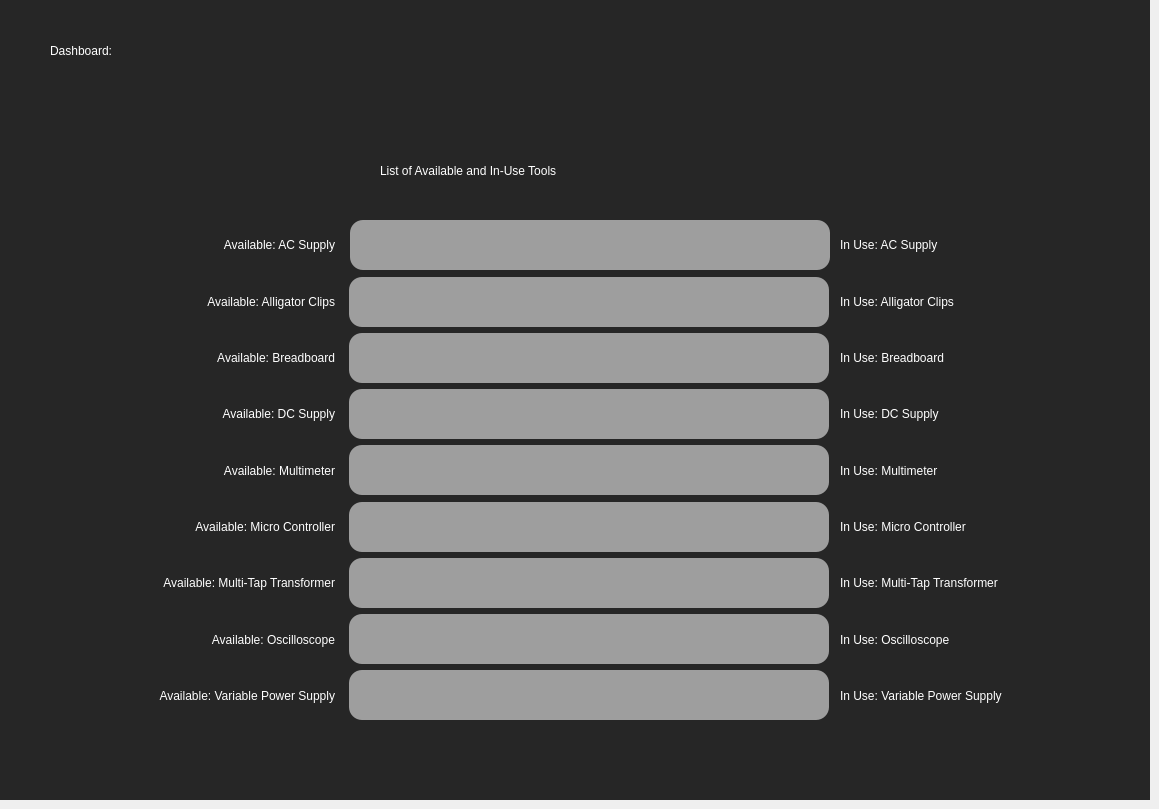
    <widget class="QWidget" name="page_dashboard">
     <property name="styleSheet">
      <string notr="true"/>
     </property>
     <widget class="QWidget" name="widget_dashboard" native="true">
      <property name="geometry">
       <rect>
        <x>0</x>
        <y>0</y>
        <width>1150</width>
        <height>800</height>
       </rect>
      </property>
      <property name="styleSheet">
       <string notr="true">background-color: rgb(38, 38, 38);</string>
      </property>
      <widget class="QWidget" name="layoutWidget_21">
       <property name="geometry">
        <rect>
         <x>20</x>
         <y>220</y>
         <width>315</width>
         <height>501</height>
        </rect>
       </property>
       <layout class="QVBoxLayout" name="available_dboard">
        <item>
         <widget class="QLabel" name="label_availableACSupply_dboard">
          <property name="styleSheet">
           <string notr="true">font: 700 14pt &quot;Palatino Linotype&quot;;
color:white;</string>
          </property>
          <property name="frameShape">
           <enum>QFrame::NoFrame</enum>
          </property>
          <property name="text">
           <string>Available: AC Supply</string>
          </property>
          <property name="alignment">
           <set>Qt::AlignRight|Qt::AlignTrailing|Qt::AlignVCenter</set>
          </property>
         </widget>
        </item>
        <item>
         <widget class="QLabel" name="label_availableAlligatorClips_dboard">
          <property name="styleSheet">
           <string notr="true">font: 700 14pt &quot;Palatino Linotype&quot;;
color:white;</string>
          </property>
          <property name="frameShape">
           <enum>QFrame::NoFrame</enum>
          </property>
          <property name="text">
           <string>Available: Alligator Clips</string>
          </property>
          <property name="alignment">
           <set>Qt::AlignRight|Qt::AlignTrailing|Qt::AlignVCenter</set>
          </property>
         </widget>
        </item>
        <item>
         <widget class="QLabel" name="label_availableBreadboard_dboard">
          <property name="styleSheet">
           <string notr="true">font: 700 14pt &quot;Palatino Linotype&quot;;
color:white;</string>
          </property>
          <property name="frameShape">
           <enum>QFrame::NoFrame</enum>
          </property>
          <property name="text">
           <string>Available: Breadboard</string>
          </property>
          <property name="alignment">
           <set>Qt::AlignRight|Qt::AlignTrailing|Qt::AlignVCenter</set>
          </property>
         </widget>
        </item>
        <item>
         <widget class="QLabel" name="label_availableDCSupply_dboard">
          <property name="styleSheet">
           <string notr="true">font: 700 14pt &quot;Palatino Linotype&quot;;
color:white;</string>
          </property>
          <property name="frameShape">
           <enum>QFrame::NoFrame</enum>
          </property>
          <property name="text">
           <string>Available: DC Supply</string>
          </property>
          <property name="alignment">
           <set>Qt::AlignRight|Qt::AlignTrailing|Qt::AlignVCenter</set>
          </property>
         </widget>
        </item>
        <item>
         <widget class="QLabel" name="label_availableDigitalMultimeter_dboard">
          <property name="styleSheet">
           <string notr="true">font: 700 14pt &quot;Palatino Linotype&quot;;
color:white;</string>
          </property>
          <property name="frameShape">
           <enum>QFrame::NoFrame</enum>
          </property>
          <property name="text">
           <string>Available: Multimeter</string>
          </property>
          <property name="alignment">
           <set>Qt::AlignRight|Qt::AlignTrailing|Qt::AlignVCenter</set>
          </property>
         </widget>
        </item>
        <item>
         <widget class="QLabel" name="label_availableMicroController_dboard">
          <property name="styleSheet">
           <string notr="true">font: 700 14pt &quot;Palatino Linotype&quot;;
color:white;</string>
          </property>
          <property name="frameShape">
           <enum>QFrame::NoFrame</enum>
          </property>
          <property name="text">
           <string>Available: Micro Controller</string>
          </property>
          <property name="alignment">
           <set>Qt::AlignRight|Qt::AlignTrailing|Qt::AlignVCenter</set>
          </property>
         </widget>
        </item>
        <item>
         <widget class="QLabel" name="label_availableMultiTapTransformer_dboard">
          <property name="styleSheet">
           <string notr="true">font: 700 14pt &quot;Palatino Linotype&quot;;
color:white;</string>
          </property>
          <property name="frameShape">
           <enum>QFrame::NoFrame</enum>
          </property>
          <property name="text">
           <string>Available: Multi-Tap Transformer</string>
          </property>
          <property name="alignment">
           <set>Qt::AlignRight|Qt::AlignTrailing|Qt::AlignVCenter</set>
          </property>
         </widget>
        </item>
        <item>
         <widget class="QLabel" name="label_availableOscilloscope_dboard">
          <property name="styleSheet">
           <string notr="true">font: 700 14pt &quot;Palatino Linotype&quot;;
color:white;</string>
          </property>
          <property name="frameShape">
           <enum>QFrame::NoFrame</enum>
          </property>
          <property name="text">
           <string>Available: Oscilloscope</string>
          </property>
          <property name="alignment">
           <set>Qt::AlignRight|Qt::AlignTrailing|Qt::AlignVCenter</set>
          </property>
         </widget>
        </item>
        <item>
         <widget class="QLabel" name="label_availableVariablePowerSupply_dboard">
          <property name="styleSheet">
           <string notr="true">font: 700 14pt &quot;Palatino Linotype&quot;;
color:white;</string>
          </property>
          <property name="frameShape">
           <enum>QFrame::NoFrame</enum>
          </property>
          <property name="text">
           <string>Available: Variable Power Supply</string>
          </property>
          <property name="alignment">
           <set>Qt::AlignRight|Qt::AlignTrailing|Qt::AlignVCenter</set>
          </property>
         </widget>
        </item>
       </layout>
      </widget>
      <widget class="QWidget" name="layoutWidget_22">
       <property name="geometry">
        <rect>
         <x>840</x>
         <y>220</y>
         <width>288</width>
         <height>501</height>
        </rect>
       </property>
       <layout class="QVBoxLayout" name="in_Use_dboard">
        <item>
         <widget class="QLabel" name="label_inUseACSupply_dboard">
          <property name="styleSheet">
           <string notr="true">font: 700 14pt &quot;Palatino Linotype&quot;;
color:white;</string>
          </property>
          <property name="frameShape">
           <enum>QFrame::NoFrame</enum>
          </property>
          <property name="text">
           <string>In Use: AC Supply</string>
          </property>
          <property name="alignment">
           <set>Qt::AlignLeading|Qt::AlignLeft|Qt::AlignVCenter</set>
          </property>
         </widget>
        </item>
        <item>
         <widget class="QLabel" name="label_inUseAlligatorClips_dboard">
          <property name="enabled">
           <bool>true</bool>
          </property>
          <property name="styleSheet">
           <string notr="true">font: 700 14pt &quot;Palatino Linotype&quot;;
color:white;</string>
          </property>
          <property name="frameShape">
           <enum>QFrame::NoFrame</enum>
          </property>
          <property name="text">
           <string>In Use: Alligator Clips</string>
          </property>
          <property name="alignment">
           <set>Qt::AlignLeading|Qt::AlignLeft|Qt::AlignVCenter</set>
          </property>
         </widget>
        </item>
        <item>
         <widget class="QLabel" name="label_inUseBreadboard_dboard">
          <property name="styleSheet">
           <string notr="true">font: 700 14pt &quot;Palatino Linotype&quot;;
color:white;</string>
          </property>
          <property name="frameShape">
           <enum>QFrame::NoFrame</enum>
          </property>
          <property name="text">
           <string>In Use: Breadboard</string>
          </property>
          <property name="alignment">
           <set>Qt::AlignLeading|Qt::AlignLeft|Qt::AlignVCenter</set>
          </property>
         </widget>
        </item>
        <item>
         <widget class="QLabel" name="label_inUseDCSupply_dboard">
          <property name="styleSheet">
           <string notr="true">font: 700 14pt &quot;Palatino Linotype&quot;;
color:white;</string>
          </property>
          <property name="frameShape">
           <enum>QFrame::NoFrame</enum>
          </property>
          <property name="text">
           <string>In Use: DC Supply</string>
          </property>
          <property name="alignment">
           <set>Qt::AlignLeading|Qt::AlignLeft|Qt::AlignVCenter</set>
          </property>
         </widget>
        </item>
        <item>
         <widget class="QLabel" name="label_inUseDigitalMultimeter_dboard">
          <property name="styleSheet">
           <string notr="true">font: 700 14pt &quot;Palatino Linotype&quot;;
color:white;</string>
          </property>
          <property name="frameShape">
           <enum>QFrame::NoFrame</enum>
          </property>
          <property name="text">
           <string>In Use: Multimeter</string>
          </property>
          <property name="alignment">
           <set>Qt::AlignLeading|Qt::AlignLeft|Qt::AlignVCenter</set>
          </property>
         </widget>
        </item>
        <item>
         <widget class="QLabel" name="label_inUseMicroController_dboard">
          <property name="styleSheet">
           <string notr="true">font: 700 14pt &quot;Palatino Linotype&quot;;
color:white;</string>
          </property>
          <property name="frameShape">
           <enum>QFrame::NoFrame</enum>
          </property>
          <property name="text">
           <string>In Use: Micro Controller</string>
          </property>
          <property name="alignment">
           <set>Qt::AlignLeading|Qt::AlignLeft|Qt::AlignVCenter</set>
          </property>
         </widget>
        </item>
        <item>
         <widget class="QLabel" name="label_inUseMultiTapTransformer_dboard">
          <property name="styleSheet">
           <string notr="true">font: 700 14pt &quot;Palatino Linotype&quot;;
color:white;</string>
          </property>
          <property name="frameShape">
           <enum>QFrame::NoFrame</enum>
          </property>
          <property name="text">
           <string>In Use: Multi-Tap Transformer</string>
          </property>
          <property name="alignment">
           <set>Qt::AlignLeading|Qt::AlignLeft|Qt::AlignVCenter</set>
          </property>
         </widget>
        </item>
        <item>
         <widget class="QLabel" name="label_inUseOscilloscope_dboard">
          <property name="styleSheet">
           <string notr="true">font: 700 14pt &quot;Palatino Linotype&quot;;
color:white;</string>
          </property>
          <property name="frameShape">
           <enum>QFrame::NoFrame</enum>
          </property>
          <property name="text">
           <string>In Use: Oscilloscope</string>
          </property>
          <property name="alignment">
           <set>Qt::AlignLeading|Qt::AlignLeft|Qt::AlignVCenter</set>
          </property>
         </widget>
        </item>
        <item>
         <widget class="QLabel" name="label_inUseVariablePowerSupply_dboard">
          <property name="styleSheet">
           <string notr="true">font: 700 14pt &quot;Palatino Linotype&quot;;
color:white;</string>
          </property>
          <property name="frameShape">
           <enum>QFrame::NoFrame</enum>
          </property>
          <property name="text">
           <string>In Use: Variable Power Supply</string>
          </property>
          <property name="alignment">
           <set>Qt::AlignLeading|Qt::AlignLeft|Qt::AlignVCenter</set>
          </property>
         </widget>
        </item>
       </layout>
      </widget>
      <widget class="QProgressBar" name="progressBar_ac">
       <property name="geometry">
        <rect>
         <x>350</x>
         <y>220</y>
         <width>480</width>
         <height>50</height>
        </rect>
       </property>
       <property name="styleSheet">
        <string notr="true">QProgressBar {
text-align: center;
border: 2px rgb(158, 158, 158);
border-radius: 13px;
font: 700 16pt &quot;Palatino Linotype&quot;;
	background-color: rgb(158, 158, 158);
color: black;
qproperty-alignment: AlignCenter;
}

QProgressBar::chunk {
text-align: center;
border-radius: 13px;
background-color: qlineargradient(x1: 0, y1: 0, x2: 1, y2: 0,
stop: 0 #378B29 , stop: 1 #74D680);
font: 700 16pt &quot;Palatino Linotype&quot;;
color: black;
qproperty-alignment: AlignCenter;
}
</string>
       </property>
       <property name="value">
        <number>24</number>
       </property>
       <property name="format">
        <string/>
       </property>
      </widget>
      <widget class="QProgressBar" name="progressBar_alligator">
       <property name="geometry">
        <rect>
         <x>349</x>
         <y>277</y>
         <width>480</width>
         <height>50</height>
        </rect>
       </property>
       <property name="styleSheet">
        <string notr="true">QProgressBar {
text-align: center;
border: 2px rgb(158, 158, 158);
border-radius: 13px;
font: 700 16pt &quot;Palatino Linotype&quot;;
	background-color: rgb(158, 158, 158);
color: black;
qproperty-alignment: AlignCenter;
}

QProgressBar::chunk {
text-align: center;
border-radius: 13px;
background-color: qlineargradient(x1: 0, y1: 0, x2: 1, y2: 0,
stop: 0 #378B29 , stop: 1 #74D680);
font: 700 16pt &quot;Palatino Linotype&quot;;
color: black;
qproperty-alignment: AlignCenter;
}
</string>
       </property>
       <property name="value">
        <number>24</number>
       </property>
       <property name="format">
        <string/>
       </property>
      </widget>
      <widget class="QProgressBar" name="progressBar_bboard">
       <property name="geometry">
        <rect>
         <x>349</x>
         <y>333</y>
         <width>480</width>
         <height>50</height>
        </rect>
       </property>
       <property name="styleSheet">
        <string notr="true">QProgressBar {
text-align: center;
border: 2px rgb(158, 158, 158);
border-radius: 13px;
font: 700 16pt &quot;Palatino Linotype&quot;;
	background-color: rgb(158, 158, 158);
color: black;
qproperty-alignment: AlignCenter;
}

QProgressBar::chunk {
text-align: center;
border-radius: 13px;
background-color: qlineargradient(x1: 0, y1: 0, x2: 1, y2: 0,
stop: 0 #378B29 , stop: 1 #74D680);
font: 700 16pt &quot;Palatino Linotype&quot;;
color: black;
qproperty-alignment: AlignCenter;
}
</string>
       </property>
       <property name="value">
        <number>24</number>
       </property>
       <property name="format">
        <string/>
       </property>
      </widget>
      <widget class="QProgressBar" name="progressBar_dc">
       <property name="geometry">
        <rect>
         <x>349</x>
         <y>389</y>
         <width>480</width>
         <height>50</height>
        </rect>
       </property>
       <property name="styleSheet">
        <string notr="true">QProgressBar {
text-align: center;
border: 2px rgb(158, 158, 158);
border-radius: 13px;
font: 700 16pt &quot;Palatino Linotype&quot;;
	background-color: rgb(158, 158, 158);
color: black;
qproperty-alignment: AlignCenter;
}

QProgressBar::chunk {
text-align: center;
border-radius: 13px;
background-color: qlineargradient(x1: 0, y1: 0, x2: 1, y2: 0,
stop: 0 #378B29 , stop: 1 #74D680);
font: 700 16pt &quot;Palatino Linotype&quot;;
color: black;
qproperty-alignment: AlignCenter;
}
</string>
       </property>
       <property name="value">
        <number>24</number>
       </property>
       <property name="format">
        <string/>
       </property>
      </widget>
      <widget class="QProgressBar" name="progressBar_multi">
       <property name="geometry">
        <rect>
         <x>349</x>
         <y>445</y>
         <width>480</width>
         <height>50</height>
        </rect>
       </property>
       <property name="styleSheet">
        <string notr="true">QProgressBar {
text-align: center;
border: 2px rgb(158, 158, 158);
border-radius: 13px;
font: 700 16pt &quot;Palatino Linotype&quot;;
	background-color: rgb(158, 158, 158);
color: black;
qproperty-alignment: AlignCenter;
}

QProgressBar::chunk {
text-align: center;
border-radius: 13px;
background-color: qlineargradient(x1: 0, y1: 0, x2: 1, y2: 0,
stop: 0 #378B29 , stop: 1 #74D680);
font: 700 16pt &quot;Palatino Linotype&quot;;
color: black;
qproperty-alignment: AlignCenter;
}
</string>
       </property>
       <property name="value">
        <number>24</number>
       </property>
       <property name="format">
        <string/>
       </property>
      </widget>
      <widget class="QProgressBar" name="progressBar_control">
       <property name="geometry">
        <rect>
         <x>349</x>
         <y>502</y>
         <width>480</width>
         <height>50</height>
        </rect>
       </property>
       <property name="styleSheet">
        <string notr="true">QProgressBar {
text-align: center;
border: 2px rgb(158, 158, 158);
border-radius: 13px;
font: 700 16pt &quot;Palatino Linotype&quot;;
	background-color: rgb(158, 158, 158);
color: black;
qproperty-alignment: AlignCenter;
}

QProgressBar::chunk {
text-align: center;
border-radius: 13px;
background-color: qlineargradient(x1: 0, y1: 0, x2: 1, y2: 0,
stop: 0 #378B29 , stop: 1 #74D680);
font: 700 16pt &quot;Palatino Linotype&quot;;
color: black;
qproperty-alignment: AlignCenter;
}
</string>
       </property>
       <property name="value">
        <number>24</number>
       </property>
       <property name="format">
        <string/>
       </property>
      </widget>
      <widget class="QProgressBar" name="progressBar_transform">
       <property name="geometry">
        <rect>
         <x>349</x>
         <y>558</y>
         <width>480</width>
         <height>50</height>
        </rect>
       </property>
       <property name="styleSheet">
        <string notr="true">QProgressBar {
text-align: center;
border: 2px rgb(158, 158, 158);
border-radius: 13px;
font: 700 16pt &quot;Palatino Linotype&quot;;
	background-color: rgb(158, 158, 158);
color: black;
qproperty-alignment: AlignCenter;
}

QProgressBar::chunk {
text-align: center;
border-radius: 13px;
background-color: qlineargradient(x1: 0, y1: 0, x2: 1, y2: 0,
stop: 0 #378B29 , stop: 1 #74D680);
font: 700 16pt &quot;Palatino Linotype&quot;;
color: black;
qproperty-alignment: AlignCenter;
}
</string>
       </property>
       <property name="value">
        <number>24</number>
       </property>
       <property name="format">
        <string/>
       </property>
      </widget>
      <widget class="QProgressBar" name="progressBar_osci">
       <property name="geometry">
        <rect>
         <x>349</x>
         <y>614</y>
         <width>480</width>
         <height>50</height>
        </rect>
       </property>
       <property name="styleSheet">
        <string notr="true">QProgressBar {
text-align: center;
border: 2px rgb(158, 158, 158);
border-radius: 13px;
font: 700 16pt &quot;Palatino Linotype&quot;;
	background-color: rgb(158, 158, 158);
color: black;
qproperty-alignment: AlignCenter;
}

QProgressBar::chunk {
text-align: center;
border-radius: 13px;
background-color: qlineargradient(x1: 0, y1: 0, x2: 1, y2: 0,
stop: 0 #378B29 , stop: 1 #74D680);
font: 700 16pt &quot;Palatino Linotype&quot;;
color: black;
qproperty-alignment: AlignCenter;
}
</string>
       </property>
       <property name="value">
        <number>24</number>
       </property>
       <property name="format">
        <string/>
       </property>
      </widget>
      <widget class="QProgressBar" name="progressBar_vp">
       <property name="geometry">
        <rect>
         <x>349</x>
         <y>670</y>
         <width>480</width>
         <height>50</height>
        </rect>
       </property>
       <property name="styleSheet">
        <string notr="true">QProgressBar {
text-align: center;
border: 2px rgb(158, 158, 158);
border-radius: 13px;
font: 700 16pt &quot;Palatino Linotype&quot;;
	background-color: rgb(158, 158, 158);
color: black;
qproperty-alignment: AlignCenter;
}

QProgressBar::chunk {
text-align: center;
border-radius: 13px;
background-color: qlineargradient(x1: 0, y1: 0, x2: 1, y2: 0,
stop: 0 #378B29 , stop: 1 #74D680);
font: 700 16pt &quot;Palatino Linotype&quot;;
color: black;
qproperty-alignment: AlignCenter;
}
</string>
       </property>
       <property name="value">
        <number>24</number>
       </property>
       <property name="format">
        <string/>
       </property>
      </widget>
      <widget class="QLabel" name="label_29">
       <property name="geometry">
        <rect>
         <x>380</x>
         <y>140</y>
         <width>441</width>
         <height>61</height>
        </rect>
       </property>
       <property name="styleSheet">
        <string notr="true">font: 700 20pt &quot;Palatino Linotype&quot;;
color:white;</string>
       </property>
       <property name="text">
        <string>List of Available and In-Use Tools</string>
       </property>
      </widget>
      <widget class="QLabel" name="lbl_dashboardDate">
       <property name="geometry">
        <rect>
         <x>870</x>
         <y>40</y>
         <width>261</width>
         <height>31</height>
        </rect>
       </property>
       <property name="styleSheet">
        <string notr="true">font: 700 16pt &quot;Palatino Linotype&quot;;
color:white;</string>
       </property>
       <property name="text">
        <string/>
       </property>
      </widget>
      <widget class="QLabel" name="label_30">
       <property name="geometry">
        <rect>
         <x>50</x>
         <y>20</y>
         <width>441</width>
         <height>61</height>
        </rect>
       </property>
       <property name="styleSheet">
        <string notr="true">font: 700 italic 20pt &quot;Palatino Linotype&quot;;
color:white;

</string>
       </property>
       <property name="text">
        <string>Dashboard:</string>
       </property>
      </widget>
     </widget>
    </widget>
